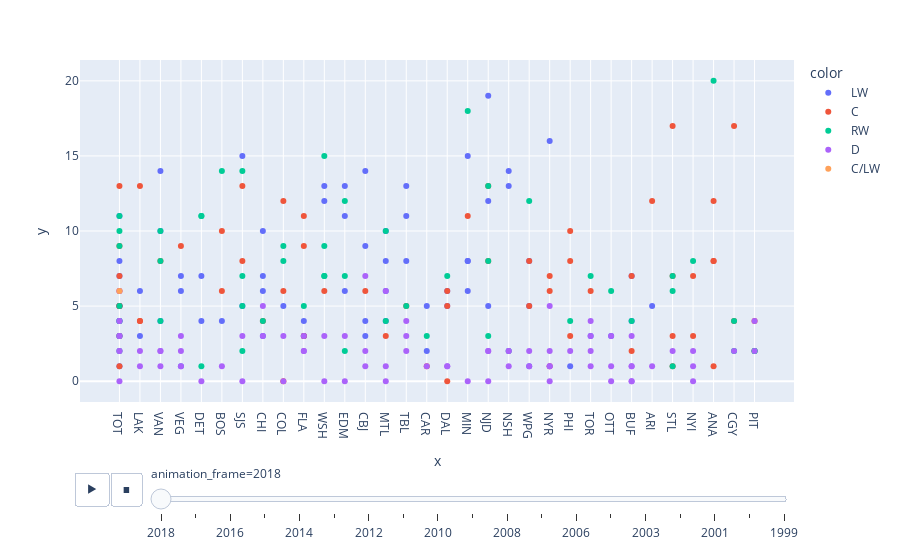

Notebook code for this chart:
### Code cell
fig = px.scatter(x=df['team'], y=df['goals'], color=df['position'], animation_frame=df['season'])
fig.show()

### Figure 1 — Plotly figure (JSON) as saved in the notebook; plotly's stock layout.template omitted (floating-point values rounded to 4 significant figures)
{"data": [{"hovertemplate": "color= LW <br>animation_frame=2018<br>x=%{x}<br>y=%{y}<extra></extra>", "legendgroup": " LW ", "marker": {"color": "#636efa", "symbol": "circle"}, "mode": "markers", "name": " LW ", "orientation": "v", "showlegend": true, "type": "scatter", "x": [" TOT ", " LAK ", " VAN ", " VEG ", " DET ", " BOS ", " SJS ", " DET ", " CHI ", " COL ", " FLA ", " WSH ", " EDM ", " CBJ ", " TOT ", " MTL ", " VEG ", " TOT ", " LAK ", " TBL ", " MTL ", " MTL ", " MTL ", " CAR ", " TOT ", " DAL ", " MIN ", " VAN ", " MIN ", " MIN ", " VAN ", " NJD ", " FLA ", " CBJ ", " NSH ", " WPG ", " CHI ", " NJD ", " TOT ", " CHI ", " EDM ", " NYR ", " TBL ", " PHI ", " TOT ", " FLA ", " TOR ", " WPG ", " OTT ", " TOT ", " CBJ ", " TOT ", " BUF ", " CAR ", " VEG ", " TOT ", " TBL ", " MIN ", " ARI ", " BUF ", " DAL ", " CBJ ", " CHI ", " EDM ", " SJS ", " WPG ", " WSH ", " NSH ", " NJD "], "xaxis": "x", "y": [4, 3, 14, 6, 7, 4, 15, 4, 3, 5, 4, 12, 13, 9, 7, 6, 1, 3, 6, 8, 8, 4, 10, 5, 11, 6, 8, 10, 6, 8, 4, 12, 3, 3, 13, 5, 7, 5, 5, 6, 11, 16, 13, 1, 5, 3, 3, 1, 3, 1, 14, 5, 4, 2, 7, 8, 11, 15, 5, 7, 5, 4, 10, 6, 5, 8, 13, 14, 19], "yaxis": "y"}, {"hovertemplate": "color= C <br>animation_frame=2018<br>x=%{x}<br>y=%{y}<extra></extra>", "legendgroup": " C ", "marker": {"color": "#EF553B", "symbol": "circle"}, "mode": "markers", "name": " C ", "orientation": "v", "showlegend": true, "type": "scatter", "x": [" BOS ", " LAK ", " STL ", " STL ", " NJD ", " LAK ", " NYR ", " TOT ", " LAK ", " NYI ", " ARI ", " MIN ", " NYR ", " DAL ", " TOT ", " CBJ ", " TOT ", " NYI ", " MTL ", " BUF ", " VAN ", " ANA ", " DAL ", " CGY ", " BUF ", " COL ", " CHI ", " SJS ", " ANA ", " CAR ", " BOS ", " PHI ", " PHI ", " VEG ", " WPG ", " FLA ", " FLA ", " FLA ", " PIT ", " TOT ", " TOR ", " NYR ", " TBL ", " ANA ", " WPG ", " TOT ", " PIT ", " DAL ", " TOT ", " CGY ", " WSH ", " STL ", " TOT ", " STL ", " SJS ", " COL ", " TOT ", " ANA ", " PHI ", " COL ", " NJD "], "xaxis": "x", "y": [10, 4, 7, 17, 13, 4, 7, 9, 13, 7, 12, 11, 6, 0, 3, 6, 1, 3, 3, 7, 8, 12, 5, 17, 2, 12, 4, 8, 8, 1, 6, 10, 3, 9, 8, 3, 11, 9, 2, 6, 6, 1, 5, 1, 5, 5, 4, 6, 13, 4, 6, 1, 5, 3, 13, 0, 7, 8, 8, 6, 8], "yaxis": "y"}, {"hovertemplate": "color= RW <br>animation_frame=2018<br>x=%{x}<br>y=%{y}<extra></extra>", "legendgroup": " RW ", "marker": {"color": "#00cc96", "symbol": "circle"}, "mode": "markers", "name": " RW ", "orientation": "v", "showlegend": true, "type": "scatter", "x": [" COL ", " VAN ", " TOT ", " WPG ", " BOS ", " BUF ", " WSH ", " TOT ", " OTT ", " TBL ", " WSH ", " NYI ", " WSH ", " SJS ", " DET ", " TOT ", " DET ", " VAN ", " SJS ", " SJS ", " CGY ", " CHI ", " NJD ", " STL ", " TOT ", " TOR ", " ANA ", " EDM ", " PIT ", " CGY ", " MIN ", " NJD ", " EDM ", " EDM ", " TOT ", " DAL ", " PIT ", " NSH ", " MTL ", " MTL ", " TOT ", " WSH ", " NJD ", " CAR ", " TOT ", " STL ", " STL ", " VAN ", " FLA ", " SJS ", " PHI ", " TOT ", " DET ", " COL "], "xaxis": "x", "y": [8, 4, 5, 12, 14, 4, 7, 2, 6, 5, 9, 8, 15, 14, 11, 11, 11, 8, 7, 2, 4, 4, 3, 6, 3, 7, 20, 7, 2, 2, 18, 13, 2, 12, 4, 7, 2, 2, 4, 10, 4, 7, 8, 3, 10, 1, 7, 10, 5, 5, 4, 9, 1, 9], "yaxis": "y"}, {"hovertemplate": "color= D <br>animation_frame=2018<br>x=%{x}<br>y=%{y}<extra></extra>", "legendgroup": " D ", "marker": {"color": "#ab63fa", "symbol": "circle"}, "mode": "markers", "name": " D ", "orientation": "v", "showlegend": true, "type": "scatter", "x": [" BUF ", " EDM ", " COL ", " BUF ", " VAN ", " NSH ", " TOR ", " OTT ", " STL ", " WSH ", " TOR ", " WPG ", " OTT ", " CAR ", " TOT ", " NYI ", " NYR ", " SJS ", " TOR ", " WSH ", " TBL ", " WPG ", " BUF ", " LAK ", " CHI ", " NYR ", " BUF ", " VAN ", " CHI ", " OTT ", " CBJ ", " SJS ", " ARI ", " DAL ", " VEG ", " PIT ", " NSH ", " TOT ", " TOT ", " TBL ", " CGY ", " COL ", " NJD ", " LAK ", " NYI ", " FLA ", " BOS ", " VEG ", " MTL ", " DAL ", " TOT ", " NJD ", " CBJ ", " BUF ", " CBJ ", " TOT ", " TOT ", " MIN ", " DET ", " FLA ", " NYR ", " TOR ", " TOT ", " TOT ", " PIT ", " PHI ", " NJD ", " VEG ", " MTL ", " NYI ", " EDM ", " NYR ", " NYR ", " TBL ", " VAN ", " MTL ", " NSH ", " FLA "], "xaxis": "x", "y": [0, 3, 3, 1, 1, 1, 3, 3, 2, 0, 4, 2, 1, 1, 4, 1, 0, 0, 1, 3, 3, 1, 1, 2, 3, 2, 0, 2, 5, 0, 2, 3, 1, 1, 3, 4, 2, 2, 3, 4, 2, 0, 2, 1, 2, 3, 1, 1, 0, 1, 6, 0, 1, 3, 7, 0, 4, 0, 0, 2, 1, 2, 3, 2, 2, 2, 2, 2, 1, 0, 0, 5, 1, 2, 2, 6, 2, 2], "yaxis": "y"}, {"hovertemplate": "color= C/LW <br>animation_frame=2018<br>x=%{x}<br>y=%{y}<extra></extra>", "legendgroup": " C/LW ", "marker": {"color": "#FFA15A", "symbol": "circle"}, "mode": "markers", "name": " C/LW ", "orientation": "v", "showlegend": true, "type": "scatter", "x": [" TOT "], "xaxis": "x", "y": [6], "yaxis": "y"}], "layout": {"legend": {"title": {"text": "color"}, "tracegroupgap": 0}, "margin": {"t": 60}, "sliders": [{"active": 0, "currentvalue": {"prefix": "animation_frame="}, "len": 0.9, "pad": {"b": 10, "t": 60}, "steps": [{"args": [["2018"], {"frame": {"duration": 0, "redraw": false}, "fromcurrent": true, "mode": "immediate", "transition": {"duration": 0, "easing": "linear"}}], "label": "2018", "method": "animate"}, {"args": [["2017"], {"frame": {"duration": 0, "redraw": false}, "fromcurrent": true, "mode": "immediate", "transition": {"duration": 0, "easing": "linear"}}], "label": "2017", "method": "animate"}, {"args": [["2016"], {"frame": {"duration": 0, "redraw": false}, "fromcurrent": true, "mode": "immediate", "transition": {"duration": 0, "easing": "linear"}}], "label": "2016", "method": "animate"}, {"args": [["2015"], {"frame": {"duration": 0, "redraw": false}, "fromcurrent": true, "mode": "immediate", "transition": {"duration": 0, "easing": "linear"}}], "label": "2015", "method": "animate"}, {"args": [["2014"], {"frame": {"duration": 0, "redraw": false}, "fromcurrent": true, "mode": "immediate", "transition": {"duration": 0, "easing": "linear"}}], "label": "2014", "method": "animate"}, {"args": [["2013"], {"frame": {"duration": 0, "redraw": false}, "fromcurrent": true, "mode": "immediate", "transition": {"duration": 0, "easing": "linear"}}], "label": "2013", "method": "animate"}, {"args": [["2012"], {"frame": {"duration": 0, "redraw": false}, "fromcurrent": true, "mode": "immediate", "transition": {"duration": 0, "easing": "linear"}}], "label": "2012", "method": "animate"}, {"args": [["2011"], {"frame": {"duration": 0, "redraw": false}, "fromcurrent": true, "mode": "immediate", "transition": {"duration": 0, "easing": "linear"}}], "label": "2011", "method": "animate"}, {"args": [["2010"], {"frame": {"duration": 0, "redraw": false}, "fromcurrent": true, "mode": "immediate", "transition": {"duration": 0, "easing": "linear"}}], "label": "2010", "method": "animate"}, {"args": [["2009"], {"frame": {"duration": 0, "redraw": false}, "fromcurrent": true, "mode": "immediate", "transition": {"duration": 0, "easing": "linear"}}], "label": "2009", "method": "animate"}, {"args": [["2008"], {"frame": {"duration": 0, "redraw": false}, "fromcurrent": true, "mode": "immediate", "transition": {"duration": 0, "easing": "linear"}}], "label": "2008", "method": "animate"}, {"args": [["2007"], {"frame": {"duration": 0, "redraw": false}, "fromcurrent": true, "mode": "immediate", "transition": {"duration": 0, "easing": "linear"}}], "label": "2007", "method": "animate"}, {"args": [["2006"], {"frame": {"duration": 0, "redraw": false}, "fromcurrent": true, "mode": "immediate", "transition": {"duration": 0, "easing": "linear"}}], "label": "2006", "method": "animate"}, {"args": [["2004"], {"frame": {"duration": 0, "redraw": false}, "fromcurrent": true, "mode": "immediate", "transition": {"duration": 0, "easing": "linear"}}], "label": "2004", "method": "animate"}, {"args": [["2003"], {"frame": {"duration": 0, "redraw": false}, "fromcurrent": true, "mode": "immediate", "transition": {"duration": 0, "easing": "linear"}}], "label": "2003", "method": "animate"}, {"args": [["2002"], {"frame": {"duration": 0, "redraw": false}, "fromcurrent": true, "mode": "immediate", "transition": {"duration": 0, "easing": "linear"}}], "label": "2002", "method": "animate"}, {"args": [["2001"], {"frame": {"duration": 0, "redraw": false}, "fromcurrent": true, "mode": "immediate", "transition": {"duration": 0, "easing": "linear"}}], "label": "2001", "method": "animate"}, {"args": [["2000"], {"frame": {"duration": 0, "redraw": false}, "fromcurrent": true, "mode": "immediate", "transition": {"duration": 0, "easing": "linear"}}], "label": "2000", "method": "animate"}, {"args": [["1999"], {"frame": {"duration": 0, "redraw": false}, "fromcurrent": true, "mode": "immediate", "transition": {"duration": 0, "easing": "linear"}}], "label": "1999", "method": "animate"}], "x": 0.1, "xanchor": "left", "y": 0, "yanchor": "top"}], "updatemenus": [{"buttons": [{"args": [null, {"frame": {"duration": 500, "redraw": false}, "fromcurrent": true, "mode": "immediate", "transition": {"duration": 500, "easing": "linear"}}], "label": "&#9654;", "method": "animate"}, {"args": [[null], {"frame": {"duration": 0, "redraw": false}, "fromcurrent": true, "mode": "immediate", "transition": {"duration": 0, "easing": "linear"}}], "label": "&#9724;", "method": "animate"}], "direction": "left", "pad": {"r": 10, "t": 70}, "showactive": false, "type": "buttons", "x": 0.1, "xanchor": "right", "y": 0, "yanchor": "top"}], "xaxis": {"anchor": "y", "domain": [0, 1], "title": {"text": "x"}}, "yaxis": {"anchor": "x", "domain": [0, 1], "title": {"text": "y"}}}}
